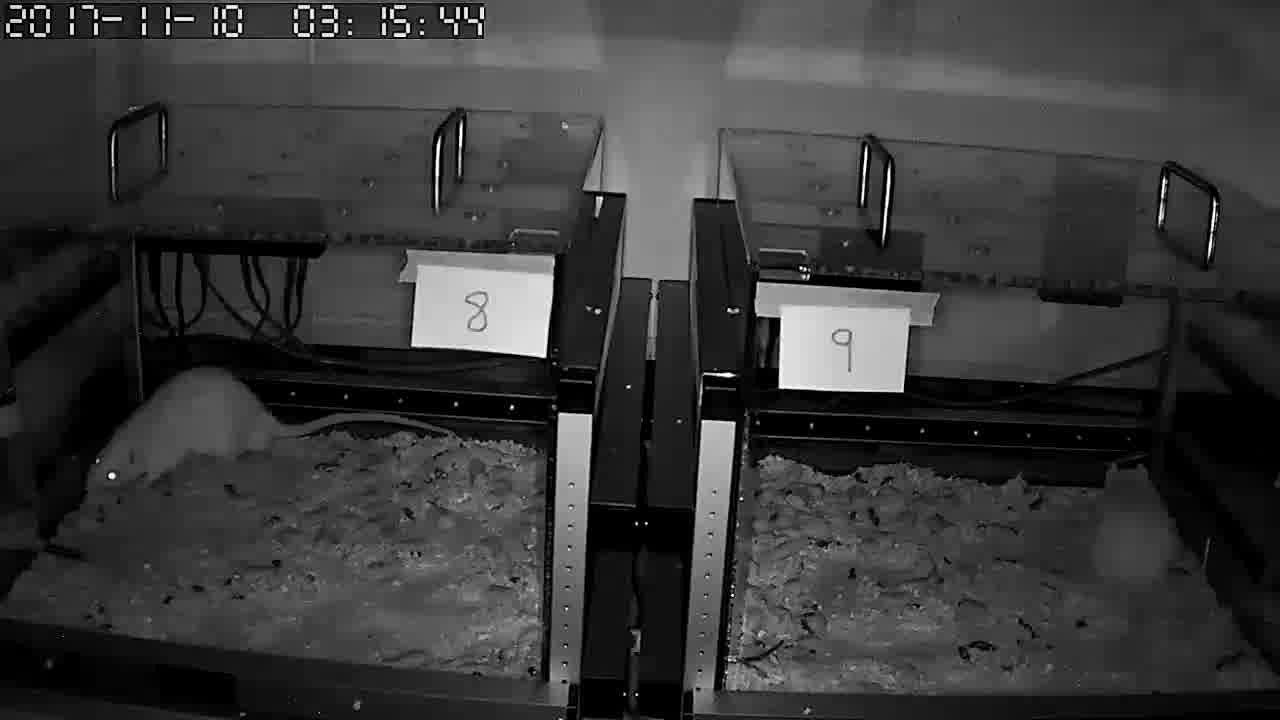
#> input picture imagenes/output_00011.jpg, 1280 x 720 px, given in place of output_0001.jpg, which was not available
$ python despliega_una_imagen.py
#> lines starting #> are read from the running program, lines starting #| are printed output that depends on the picture
### funciones_imagenes.py
import numpy as np
import matplotlib.pyplot as plt
import matplotlib.image as mpimg

def corta_imagen(img=0, i1=0, i2=0, j1=0, j2=0):
  imgn = img[i1:i2, j1:j2]
  return imgn

def ConvierteIMG_una(img=0):
  imgn = img[:, :, 0]
  return imgn

# [7 lines left out: function despliega_img, not called in this run]

def LeeIMG_nombre(file=''):
#> called with file = 'temporal/output_0001.jpg'
    img = mpimg.imread(file)
#> img is the input picture: shape (720, 1280, 3); min 0, max 255, mean 57.6
    return img

# [40 lines left out: functions LeeIMG, LeeIMG_corta, Une_2_imagenes_Vertical, not called in this run]

### despliega_una_imagen.py
import cv2
import matplotlib.pyplot as plt
import matplotlib.image as mpimg

import funciones_imagenes as fun

def encuentra_diferencias_imagenes(img1=0, img2=0):
  diferencia = cv2.absdiff(img1, img2)

  # 2. Aplicar un umbral (Threshold) para binarizar los cambios importantes

  _, umbral = cv2.threshold(diferencia, 30, 255, cv2.THRESH_BINARY)

  # 3. Encontrar los contornos de las zonas que cambiaron

  contornos, _ = cv2.findContours(umbral, cv2.RETR_EXTERNAL, cv2.CHAIN_APPROX_SIMPLE)

  # 4. Dibujar rectángulos sobre la imagen original donde se detectó cambio

  img_resultado = img1 #cv2.imread('imagen2.jpg')

  for c in contornos:
      if cv2.contourArea(c) > 500: # Filtrar ruido pequeño
          x, y, w, h = cv2.boundingRect(c)
          cv2.rectangle(img_resultado, (x, y), (x + w, y + h), (0, 0, 255), 2)
  return img_resultado


print(dir(fun))

for i in range(1,507):
  if i < 10:
    num = '00'+str(i)
  elif i < 100:
    num = '0'+str(i)
  else:
    num = str(i)
  file = 'output_0'
  file='temporal/' + file + num + '.jpg'

  fileon = 'cortadas_'
  fileon = 'temporal_cortadas/' + fileon + num + '.jpg'

  img = fun.LeeIMG_nombre(file)
  img = fun.ConvierteIMG_una(img)
  img = fun.corta_imagen(img, 50, 780, 500, 1750)
#> in corta_imagen, `imgn = img[i1:i2, j1:j2]`:
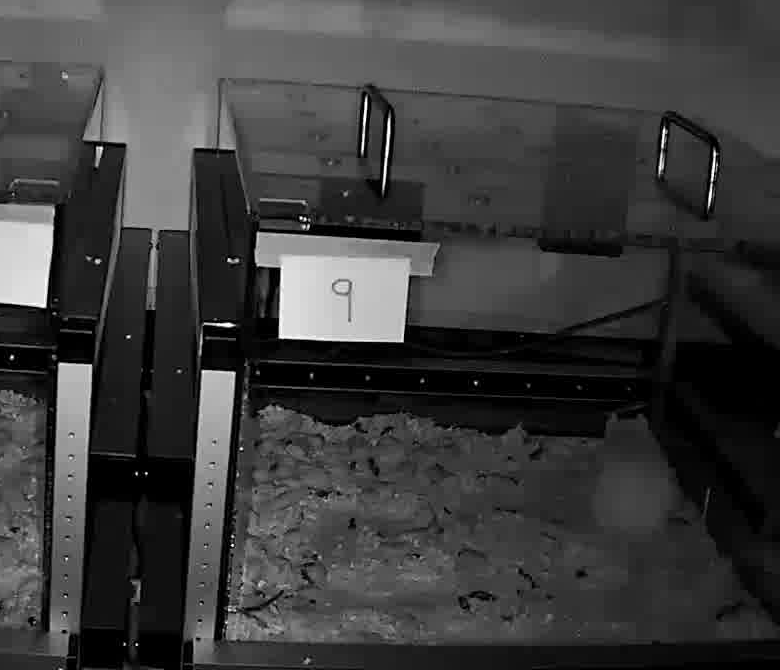
#> imgn: shape (670, 780); min 0, max 255, mean 60.8
  cv2.imwrite(fileon, img)
#> pass 2 of the loop `for i in range(1,507):`:
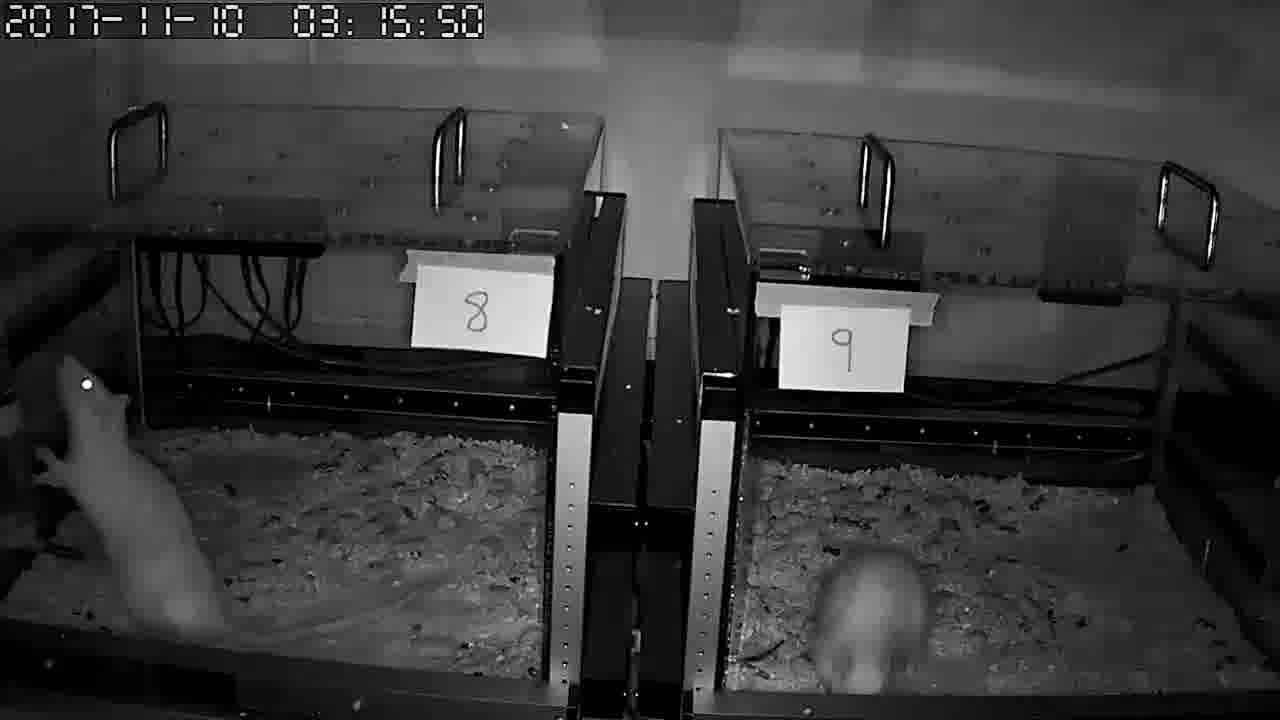
#> input picture imagenes/output_00017.jpg, 1280 x 720 px, given in place of output_0002.jpg, which was not available
#> in LeeIMG_nombre, img is the input picture: shape (720, 1280, 3); min 0, max 255, mean 57.8
#> in corta_imagen (call 2), `imgn = img[i1:i2, j1:j2]`:
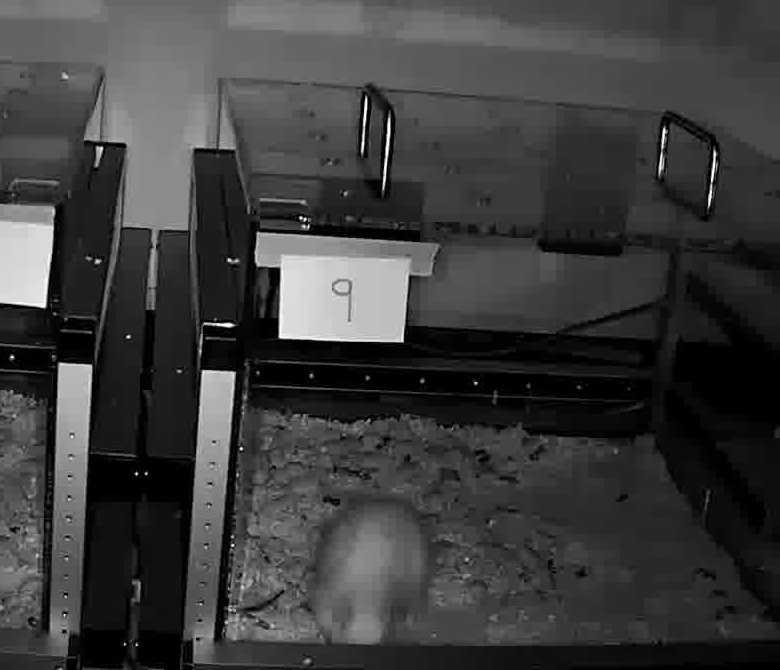
#> imgn: shape (670, 780); min 0, max 255, mean 61.1
#> (the run stopped early here; a loop or call above may not have finished)
